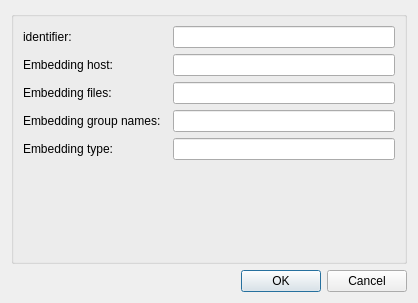
<?xml version="1.0" encoding="UTF-8"?>
<ui version="4.0">
 <class>ConfigureDialog</class>
 <widget class="QDialog" name="ConfigureDialog">
  <property name="geometry">
   <rect>
    <x>0</x>
    <y>0</y>
    <width>418</width>
    <height>303</height>
   </rect>
  </property>
  <property name="windowTitle">
   <string>Configure Step</string>
  </property>
  <layout class="QGridLayout" name="gridLayout">
   <item row="0" column="0">
    <widget class="QGroupBox" name="configGroupBox">
     <property name="title">
      <string/>
     </property>
     <layout class="QFormLayout" name="formLayout">
      <item row="0" column="0">
       <widget class="QLabel" name="label0">
        <property name="text">
         <string>identifier:  </string>
        </property>
       </widget>
      </item>
      <item row="0" column="1">
       <widget class="QLineEdit" name="lineEdit0"/>
      </item>

      <item row="1" column="0">
       <widget class="QLabel" name="label1">
        <property name="text">
         <string>Embedding host:  </string>
        </property>
       </widget>
      </item>
      <item row="1" column="1">
       <widget class="QLineEdit" name="lineEdit1"/>
      </item>

      <item row="2" column="0">
       <widget class="QLabel" name="label2">
        <property name="text">
         <string>Embedding files:  </string>
        </property>
       </widget>
      </item>
      <item row="2" column="1">
       <widget class="QLineEdit" name="lineEdit2"/>
      </item>

      <item row="3" column="0">
       <widget class="QLabel" name="label3">
        <property name="text">
         <string>Embedding group names:  </string>
        </property>
       </widget>
      </item>
      <item row="3" column="1">
       <widget class="QLineEdit" name="lineEdit3"/>
      </item>

      <item row="4" column="0">
       <widget class="QLabel" name="label4">
        <property name="text">
         <string>Embedding type:  </string>
        </property>
       </widget>
      </item>
      <item row="4" column="1">
       <widget class="QLineEdit" name="lineEdit4"/>
      </item>
     </layout>
    </widget>
   </item>
   <item row="1" column="0">
    <widget class="QDialogButtonBox" name="buttonBox">
     <property name="orientation">
      <enum>Qt::Horizontal</enum>
     </property>
     <property name="standardButtons">
      <set>QDialogButtonBox::Cancel|QDialogButtonBox::Ok</set>
     </property>
    </widget>
   </item>
  </layout>
 </widget>
 <resources/>
 <connections>
  <connection>
   <sender>buttonBox</sender>
   <signal>accepted()</signal>
   <receiver>ConfigureDialog</receiver>
   <slot>accept()</slot>
   <hints>
    <hint type="sourcelabel">
     <x>248</x>
     <y>254</y>
    </hint>
    <hint type="destinationlabel">
     <x>157</x>
     <y>274</y>
    </hint>
   </hints>
  </connection>
  <connection>
   <sender>buttonBox</sender>
   <signal>rejected()</signal>
   <receiver>ConfigureDialog</receiver>
   <slot>reject()</slot>
   <hints>
    <hint type="sourcelabel">
     <x>316</x>
     <y>260</y>
    </hint>
    <hint type="destinationlabel">
     <x>286</x>
     <y>274</y>
    </hint>
   </hints>
  </connection>
 </connections>
</ui>
